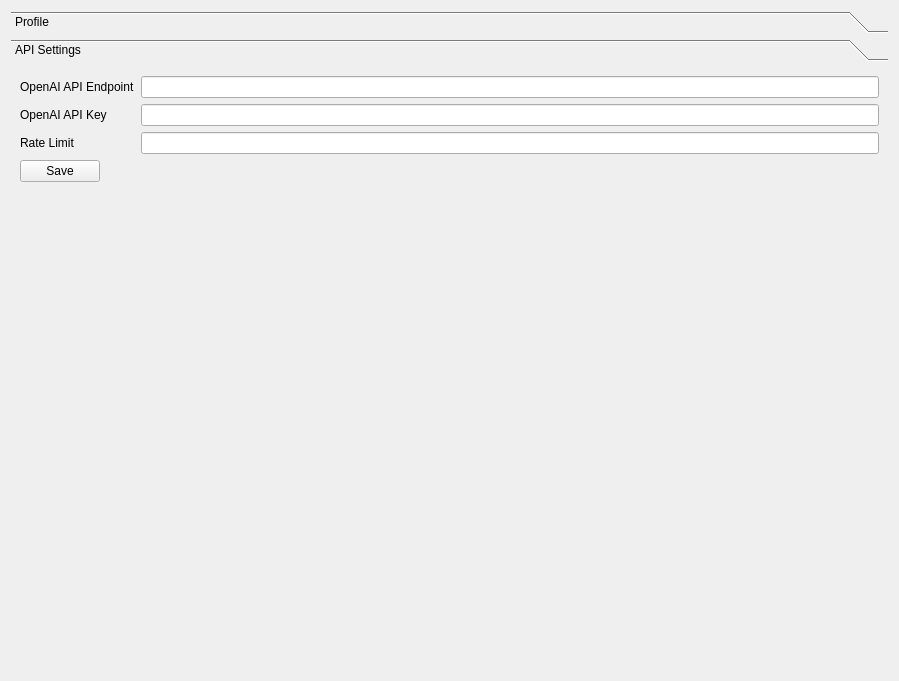
<?xml version="1.0" encoding="UTF-8"?>
<ui version="4.0">
 <class>frmSettings</class>
 <widget class="QFrame" name="frmSettings">
  <property name="geometry">
   <rect>
    <x>0</x>
    <y>0</y>
    <width>899</width>
    <height>681</height>
   </rect>
  </property>
  <property name="windowTitle">
   <string>Frame</string>
  </property>
  <layout class="QVBoxLayout" name="verticalLayout">
   <item>
    <widget class="QToolBox" name="toolBox">
     <property name="currentIndex">
      <number>1</number>
     </property>
     <widget class="QWidget" name="tbProfile">
      <property name="geometry">
       <rect>
        <x>0</x>
        <y>0</y>
        <width>881</width>
        <height>603</height>
       </rect>
      </property>
      <attribute name="label">
       <string>Profile</string>
      </attribute>
      <layout class="QVBoxLayout" name="verticalLayout_2">
       <item>
        <layout class="QFormLayout" name="formLayout">
         <item row="0" column="0">
          <widget class="QLabel" name="label">
           <property name="text">
            <string>First Name</string>
           </property>
          </widget>
         </item>
         <item row="0" column="1">
          <widget class="QLineEdit" name="lineEdit"/>
         </item>
         <item row="1" column="0">
          <widget class="QLabel" name="label_2">
           <property name="text">
            <string>Last Name</string>
           </property>
          </widget>
         </item>
         <item row="1" column="1">
          <widget class="QLineEdit" name="lineEdit_2"/>
         </item>
         <item row="2" column="0">
          <widget class="QLabel" name="label_3">
           <property name="text">
            <string>Phone Number</string>
           </property>
          </widget>
         </item>
         <item row="2" column="1">
          <widget class="QLineEdit" name="lineEdit_3"/>
         </item>
         <item row="3" column="0">
          <widget class="QLabel" name="label_4">
           <property name="text">
            <string>Email Address</string>
           </property>
          </widget>
         </item>
         <item row="3" column="1">
          <widget class="QLineEdit" name="lineEdit_4"/>
         </item>
         <item row="4" column="0">
          <widget class="QLabel" name="label_5">
           <property name="text">
            <string>City</string>
           </property>
          </widget>
         </item>
         <item row="4" column="1">
          <widget class="QLineEdit" name="lineEdit_5"/>
         </item>
         <item row="5" column="0">
          <widget class="QLabel" name="label_6">
           <property name="text">
            <string>State</string>
           </property>
          </widget>
         </item>
         <item row="5" column="1">
          <widget class="QLineEdit" name="lineEdit_6"/>
         </item>
         <item row="6" column="0">
          <widget class="QLabel" name="label_7">
           <property name="text">
            <string>Country</string>
           </property>
          </widget>
         </item>
         <item row="6" column="1">
          <widget class="QLineEdit" name="lineEdit_7"/>
         </item>
         <item row="7" column="0">
          <widget class="QLabel" name="label_8">
           <property name="text">
            <string>Company</string>
           </property>
          </widget>
         </item>
         <item row="7" column="1">
          <widget class="QLineEdit" name="lineEdit_8"/>
         </item>
         <item row="8" column="0">
          <widget class="QLabel" name="label_9">
           <property name="text">
            <string>Designation</string>
           </property>
          </widget>
         </item>
         <item row="8" column="1">
          <widget class="QLineEdit" name="lineEdit_9"/>
         </item>
        </layout>
       </item>
       <item>
        <layout class="QHBoxLayout" name="horizontalLayout">
         <item>
          <widget class="QPushButton" name="pushButton">
           <property name="text">
            <string>Save</string>
           </property>
          </widget>
         </item>
         <item>
          <spacer name="horizontalSpacer">
           <property name="orientation">
            <enum>Qt::Horizontal</enum>
           </property>
           <property name="sizeHint" stdset="0">
            <size>
             <width>40</width>
             <height>20</height>
            </size>
           </property>
          </spacer>
         </item>
        </layout>
       </item>
       <item>
        <spacer name="verticalSpacer">
         <property name="orientation">
          <enum>Qt::Vertical</enum>
         </property>
         <property name="sizeHint" stdset="0">
          <size>
           <width>20</width>
           <height>278</height>
          </size>
         </property>
        </spacer>
       </item>
      </layout>
     </widget>
     <widget class="QWidget" name="tbAPISettings">
      <property name="geometry">
       <rect>
        <x>0</x>
        <y>0</y>
        <width>881</width>
        <height>603</height>
       </rect>
      </property>
      <attribute name="label">
       <string>API Settings</string>
      </attribute>
      <layout class="QVBoxLayout" name="verticalLayout_3">
       <item>
        <layout class="QFormLayout" name="formLayout_2">
         <item row="0" column="0">
          <widget class="QLabel" name="label_10">
           <property name="text">
            <string>OpenAI API Endpoint</string>
           </property>
          </widget>
         </item>
         <item row="0" column="1">
          <widget class="QLineEdit" name="lineEdit_10"/>
         </item>
         <item row="1" column="0">
          <widget class="QLabel" name="label_11">
           <property name="text">
            <string>OpenAI API Key</string>
           </property>
          </widget>
         </item>
         <item row="1" column="1">
          <widget class="QLineEdit" name="lineEdit_11"/>
         </item>
         <item row="2" column="0">
          <widget class="QLabel" name="label_12">
           <property name="text">
            <string>Rate Limit</string>
           </property>
          </widget>
         </item>
         <item row="2" column="1">
          <widget class="QLineEdit" name="lineEdit_12"/>
         </item>
        </layout>
       </item>
       <item>
        <layout class="QHBoxLayout" name="horizontalLayout_2">
         <item>
          <widget class="QPushButton" name="pushButton_2">
           <property name="text">
            <string>Save</string>
           </property>
          </widget>
         </item>
         <item>
          <spacer name="horizontalSpacer_2">
           <property name="orientation">
            <enum>Qt::Horizontal</enum>
           </property>
           <property name="sizeHint" stdset="0">
            <size>
             <width>40</width>
             <height>20</height>
            </size>
           </property>
          </spacer>
         </item>
        </layout>
       </item>
       <item>
        <spacer name="verticalSpacer_2">
         <property name="orientation">
          <enum>Qt::Vertical</enum>
         </property>
         <property name="sizeHint" stdset="0">
          <size>
           <width>20</width>
           <height>458</height>
          </size>
         </property>
        </spacer>
       </item>
      </layout>
     </widget>
    </widget>
   </item>
  </layout>
 </widget>
 <resources/>
 <connections/>
</ui>
